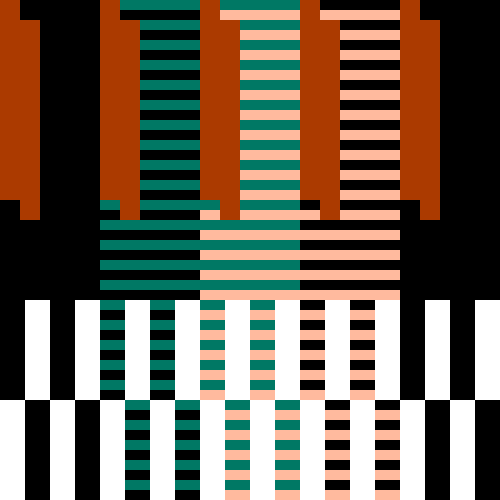
Frame 1 (no input)
Frame 60 (no input): identical to frame 1, image omitted
Frame 120 (the mouse pressed at the canvas centre since frame 60): identical to frame 1, image omitted

The p5.js sketch that drew this single still picture (run headless with seeded random() and noise() and a simulated clock; from frame 60 on, the mouse is pressed at the canvas centre):

// p5.js sketch
// ── sketch.js
//Stripe pattern with for-loops insipred by Anni Albers
//Eevi Rutanen 4.11.

//declare variables for colours
var green, orange, brown, white;

function setup(){
    createCanvas(500,500);
    noStroke();
    background(0);
    //set values for colour variables 
    green = color(0, 120, 100);
    orange = color(255, 186, 158);
    brown = color(171, 58, 0);
    white = color(255);
}
function draw(){
    fill(green);
    //draw horizontal green stripes from top down every 20px
    for(var i = 0; i < height; i+=20){
        rect(100,i,200,10);
    }
    //draw horizontal orange stripes from top down every 20px
    fill(orange);
    for(var i = 0; i < height; i+=20){
        rect(200,i+10,200,10);
    }
    //draw 5 vertical brown stripes from right to left
    fill(brown);
    for(var i = 0; i < 5; i++){
        
        var x = width/5*i;
        rect(x,0,20,200);
    }
    //draw 5 vertical brown stripes from left to right, next to the previous stripes
    for(var i = 0; i < 5; i++){
        var x = width/5*i;
        rect(x+20,20,20,200);
    }
    //draw 10 white stripes from left to right
    fill(white);
    for(var i = 0; i < 10; i++){
        var x = width/10*i;
        var y = height-100
        rect(x,y,25,100);
    }
    //draw 10 white stripes from left to right, above the previous
    for(var i = 0; i < 10; i++){
        var x = width/10*i+25;
        var y = height-200
        rect(x,y,25,100);
    }
    
}
